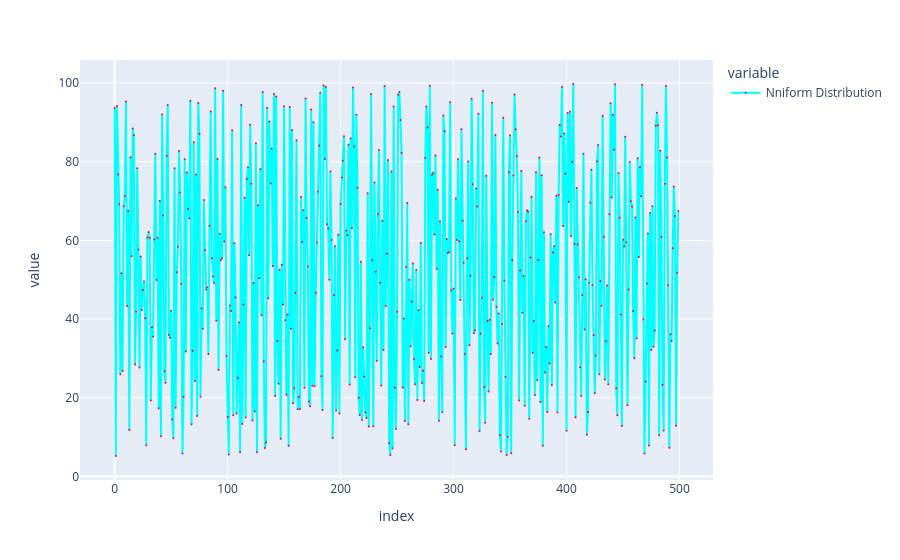

Notebook code cell kept with this figure:
### Markdown cell above
<div style="background-color:green;color:white;border:dashed black 5px;padding:10px">
    <ol>
        <li>np.random.uniform() 0-1 0d by default</li>
        <li>np.random.uniform(low,high) 0d high-1</li>
        <li>np.random.uniform(low,high,size) 1d,2d,3d high-1</li>
        <li style="background-color:crimson;color:yellow;border:dotted white 3.5px;padding:5px">&emsp;&rarr;when using uniform distribution , don't round the value - because the difference is very small</li>
    </ol>
</div>

### Code cell
fig=px.line(np.random.uniform(low=5,high=100,size=500),
            markers="*")
fig.update_traces(line=dict(color="cyan",dash='solid'),
                  marker=dict(size=2,color="crimson"),
                  name='Nniform Distribution')

### Figure 1 — Plotly figure (JSON) as saved in the notebook; plotly's stock layout.template omitted (floating-point values rounded to 4 significant figures; data arrays with more than 128 entries replaced by an {"elided": "..."} marker saying what was removed)
{"data": [{"hovertemplate": "variable=0<br>index=%{x}<br>value=%{y}<extra></extra>", "legendgroup": "0", "line": {"color": "cyan", "dash": "solid"}, "marker": {"color": "crimson", "size": 2, "symbol": "circle"}, "mode": "lines+markers", "name": "Nniform Distribution", "orientation": "v", "showlegend": true, "type": "scatter", "x": {"elided": "500 int values"}, "xaxis": "x", "y": {"elided": "500 float values"}, "yaxis": "y"}], "layout": {"legend": {"title": {"text": "variable"}, "tracegroupgap": 0}, "margin": {"t": 60}, "xaxis": {"anchor": "y", "domain": [0, 1], "title": {"text": "index"}}, "yaxis": {"anchor": "x", "domain": [0, 1], "title": {"text": "value"}}}}
